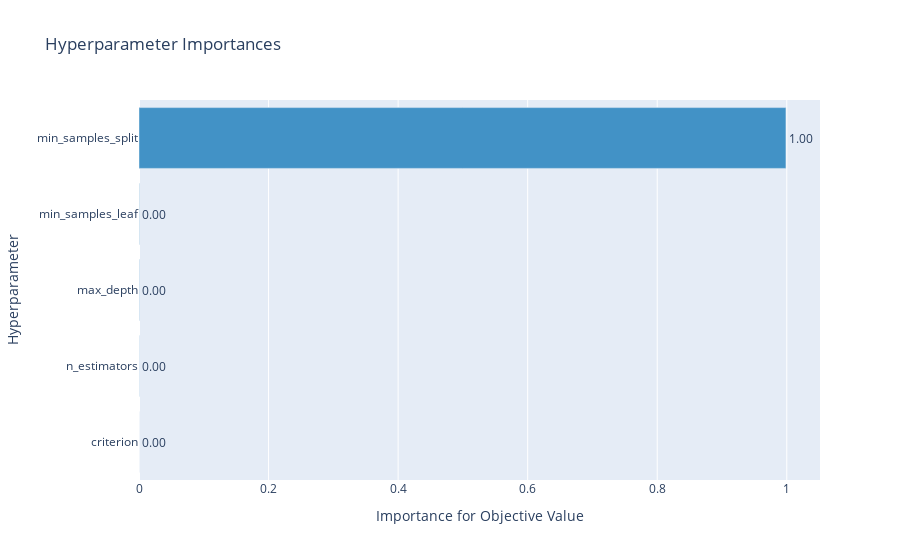

Notebook source saved alongside this figure:
### Code cell
optuna.visualization.plot_param_importances(study)

### Figure 1 — Plotly figure (JSON) as saved in the notebook; plotly's stock layout.template omitted (floating-point values rounded to 4 significant figures)
{"data": [{"cliponaxis": false, "hovertemplate": ["criterion (CategoricalDistribution): 3.6376847691961824e-05<extra></extra>", "n_estimators (IntUniformDistribution): 0.000284118157062916<extra></extra>", "max_depth (IntUniformDistribution): 0.0004638355197837692<extra></extra>", "min_samples_leaf (IntUniformDistribution): 0.00048313653906969774<extra></extra>", "min_samples_split (UniformDistribution): 0.9987325329363916<extra></extra>"], "marker": {"color": "rgb(66,146,198)"}, "orientation": "h", "text": ["3.6376847691961824e-05", "0.000284118157062916", "0.0004638355197837692", "0.00048313653906969774", "0.9987325329363916"], "textposition": "outside", "texttemplate": "%{text:.2f}", "type": "bar", "x": [3.638e-05, 0.0002841, 0.0004638, 0.0004831, 0.9987], "y": ["criterion", "n_estimators", "max_depth", "min_samples_leaf", "min_samples_split"]}], "layout": {"showlegend": false, "title": {"text": "Hyperparameter Importances"}, "xaxis": {"title": {"text": "Importance for Objective Value"}}, "yaxis": {"title": {"text": "Hyperparameter"}}}}
